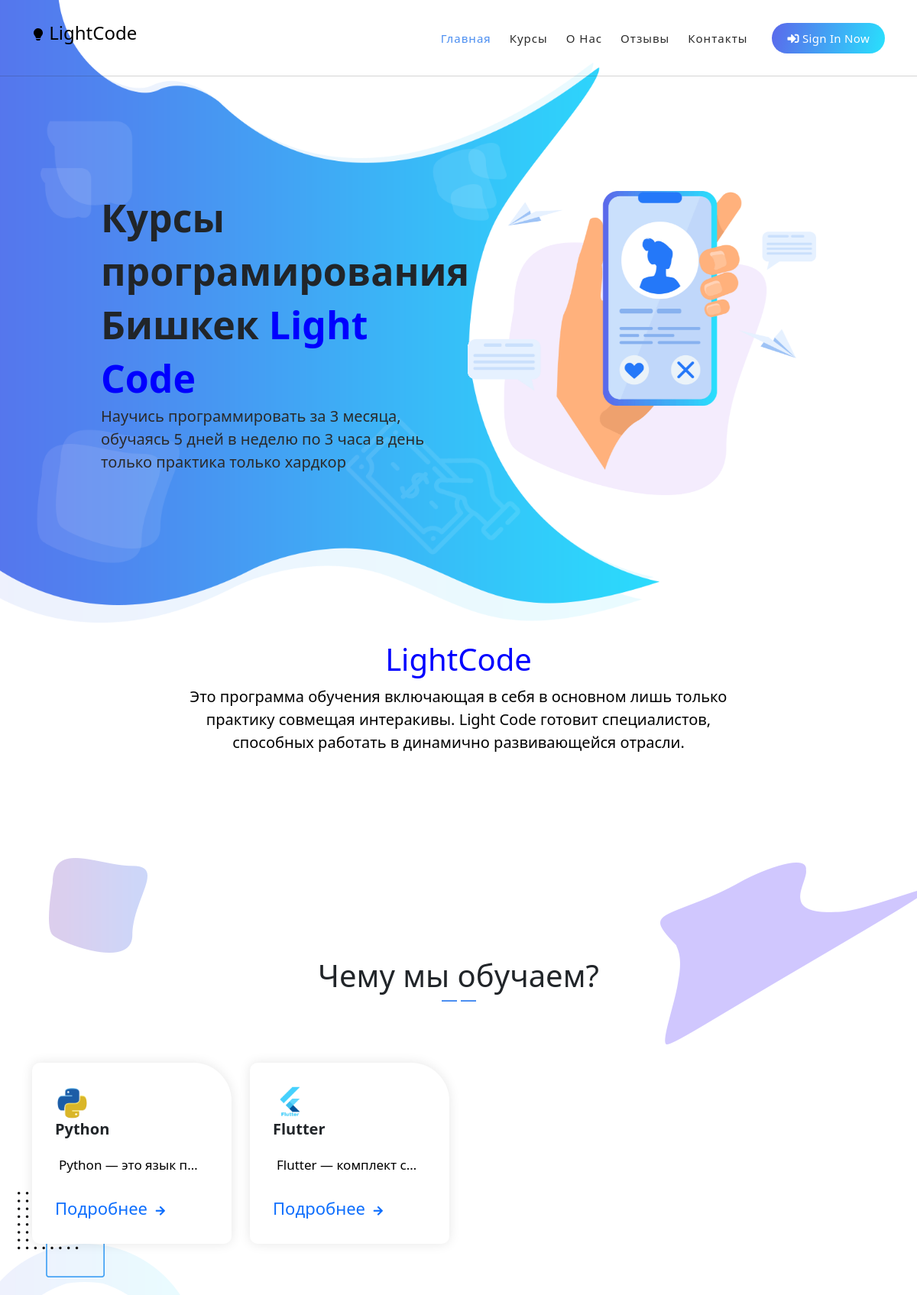
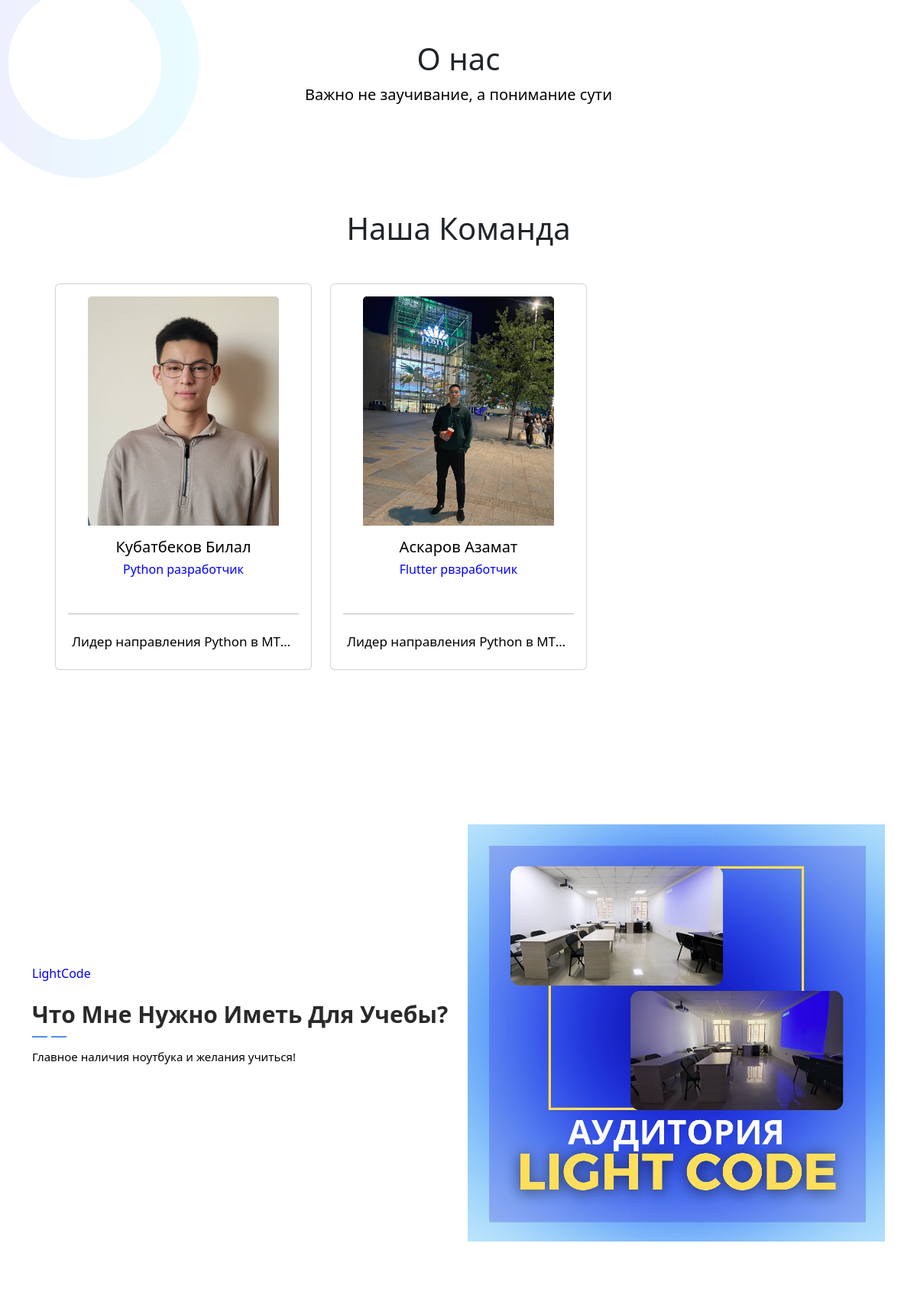
The page / (upper part) on the database its author committed (2 pictures, top to bottom).
### landing/models.py (models this page shows, shortened)
class CourseForLanding(models.Model):
    title = models.CharField(max_length=123, verbose_name=('Название'))
    slug = models.SlugField()
    cover = models.ImageField(upload_to='media/image/', verbose_name=('Обложка'))
    description = models.TextField(verbose_name=('Описание о языке'))
    studying_time = models.ManyToManyField(StudyingTime, verbose_name='Время обучения')
    format = models.ManyToManyField(LearningFormat, verbose_name='Формат обучения')
    additional_info = models.TextField(verbose_name='Информация о курсе', blank=True, null=True)
    teacher = models.ForeignKey('srm.Employee', on_delete=models.PROTECT, verbose_name='Ментор')
    created_date = models.DateTimeField(auto_now_add=True, verbose_name=('Дата создания'))
    is_active = models.BooleanField(default=True, verbose_name=('Активен'))
    class Meta:
        verbose_name = 'Курс для Лэндинга'
        verbose_name_plural = 'Курс для Лэндинга'

### srm/models.py (models this page shows, shortened)
class Employee(models.Model):
    full_name = models.CharField(max_length=123, verbose_name='ФИО')
    image = models.ImageField(upload_to='media/image', verbose_name='Фотография')
    role = models.ForeignKey(Role, on_delete=models.PROTECT, verbose_name='Роль')
    salary = models.DecimalField(decimal_places=2, max_digits=12, default=0.00, verbose_name='Зарплата')
    description = models.TextField(verbose_name=('Описание для Лэндинга'), blank=True, null=True)
    created_date = models.DateTimeField(auto_now_add=True, verbose_name='Дата создания')
    is_active = models.BooleanField(default=True, verbose_name='Активен')
    class Meta:
        verbose_name = 'Сотрудник'
        verbose_name_plural = 'Сотрудники'

class Role(models.Model):
    title = models.CharField(max_length=70, verbose_name='Название')
    created_date = models.DateTimeField(auto_now_add=True, verbose_name='Дата создания')
    def __str__(self):
        return self.title
    class Meta:
        verbose_name = 'Роль'
        verbose_name_plural = 'Роли'

### landing/views.py (the view, shortened to what this page needs)
# urls.py: path('', views.index, name='index'),
def index(request):
    courses = CourseForLanding.objects.all()
    reviews = Review.objects.all()
    employees = Employee.objects.filter(is_active=True)
    return render(request, template_name='landing/index.html', context={
        'courses': courses,
        'reviews': reviews,
        'employees': employees})

### landing/templates/landing/index.html (shortened to what this page needs)
{% extends 'base.html' %}
{% load static %}
{% block content %}
<body>
  <div class="main-banner wow fadeIn" id="top" data-wow-duration="1s" data-wow-delay="0.5s">
    <div class="container">
      <div class="row">
        <div class="col-lg-12">
          <div class="row">
            <div class="col-lg-6 align-self-center">
              <div class="left-content show-up header-text wow fadeInLeft" data-wow-duration="1s" data-wow-delay="1s">
                <div class="row">
                  <div class="col-lg-12">
                    <h2>Курсы програмирования Бишкек <span style="color: blue;" >Light Code</span>
                    <p style="font-size: 20px;" >Научись программировать за 3 месяца, обучаясь 5 дней в неделю по 3 часа в день только практика только хардкор</p>
                  </div>
                </div>
              </div>
            </div>
            <div class="col-lg-6">
              <div class="right-image wow fadeInRight" data-wow-duration="1s" data-wow-delay="0.5s">
                <img src="static/images/slider-dec.png" alt="">
              </div>
            </div>
          </div>
        </div>
      </div>
    </div>
  </div>
  <br>
<center>
      <div class="container">
      <div class="row">
        <div class="col-lg-8 offset-lg-2">
          <div class="section-heading  wow fadeInDown" data-wow-duration="1s" data-wow-delay="0.5s">
            <h1 style="color: blue;" >LightCode</h1>
            <p style="font-size: 20px;color: black;" >Это программа обучения включающая в себя в основном лишь только практику совмещая интеракивы. Light Code готовит специалистов, способных работать в динамично развивающейся отрасли.</p>
          </div>
        </div>
      </div>
    </div>
</center>
<br>
<br>
<br>
<br>
<br>
  <div id="services" class="services section">
    <div class="container">
      <div class="row">
        <div class="col-lg-8 offset-lg-2">
          <div class="section-heading  wow fadeInDown" data-wow-duration="1s" data-wow-delay="0.5s">
            <h1>Чему мы обучаем?</h1>
            <img src="static/images/heading-line-dec.png" alt="">
          </div>
        </div>
      </div>
    </div>
    <div class="container">
      <div class="row">
        {% for course in courses %}
          <div class="col-lg-3">
          <div class="service-item first-service">
              <img style="max-width: 45px; max-height: 45px; width: 100%; height: 100%; object-fit: contain;" src="{{course.cover.url}}">
            <h4>{{ course.title }}</h4>
            <p style="color: black;font-size: 17px;white-space: nowrap;
    overflow: hidden;
    padding: 5px;
    text-overflow: ellipsis;">{{ course.description }}</p>
              <div class="text-button">
                  {% if course.is_active %}
              <a style="font-size: 22px;" href="{% url 'course-detail' course.slug %}">Подробнее <i class="fa fa-arrow-right"></i></a>
                  {% else %}
                  <p style="font-size: 22px;color: black;">На данный момент набора нету</p>
                  {% endif %}
            </div>
          </div>
        </div>
        {% endfor %}
      </div>
    </div>
  </div>
  <div id="lol">
<br>
<br>
<br>
<br>
<br>
  <center>
  <h1>О нас</h1>
    <p style="font-size: 20px;color: black; z-index: 1;" >Важно не заучивание, а понимание сути</p>
    </center>
      </div>
  <br>
<br>
<br>
<br>
<br>
  <center>
  <div  id="ourteam" class="section-heading wow bounceIn" data-wow-duration="1s" data-wow-delay="0.2s">
    <h1>Наша Команда</h1>
  </div>
  <br>
<div class="container mt-3" style="width: 90%; fon-size: 10px;">
<div class="row row-cols-1 row-cols-md-3 g-4">
    {% for employee in employees %}
  <a href="{% url 'employee_detail' employee.id %}"><div class="col">
    <div class="card">
        <div class="container mt-3" style="width: 98%; height: 98%; fon-size: 10px;">
            <img src="{{ employee.image.url }}" style="width: 250px; height: 300px; object-fit: cover;" class="card-img-top" alt="...">
        </div>
      <div class="card-body">
        <h5 class="card-title" style="color: black;">{{ employee.full_name }}</h5>
          <h6 style="color: blue;">{{ employee.role }} </h6><br>
          <hr style="color: black;">
        <p style="color: black; font-size: 17px;white-space: nowrap;
    overflow: hidden;
    padding: 5px;
    text-overflow: ellipsis;" class="card-text">{{ employee.description }} </p>
      </div>
    </div>
  </div></a>
          {% endfor %}
</div>
</div>
</center>
<br>
<br>
<br>
  <div id="about" class="about-us section">
    <div class="container">
      <div class="row">
        <div class="col-lg-6 align-self-center">
          <div class="section-heading">
              <h7 style="color: blue;" >LightCode</h7><br>&nbsp;
            <h4>Что мне нужно иметь для учебы?</h4>
            <img src="static/images/heading-line-dec.png" alt="">
            <p style="color: black;" >Главное наличия ноутбука и желания учиться!</p>
          </div>
        </div>
        <div class="col-lg-6">
          <div class="right-image">
            <img src="static/images/features-split-image-01.7521f1cd.png" alt="">
          </div>
        </div>
      </div>
    </div>
  </div>
  <br>
  <br>
  <br>
    <br>
  <br>
  <br>
</body>
    {% endblock %}

### landing/static/css/templatemo-chain-app-dev.css (style rules this page uses)
html, body, div, span, applet, object, iframe, h1, h2, h3, h4, h5, h6, p, blockquote, div pre, a, abbr, acronym, address, big, cite, code, del, dfn, em, font, img, ins, kbd, q, s, samp, small, strike, strong, sub, sup, tt, var, b, u, i, center, dl, dt, dd, ol, ul, li, figure, header, nav, section, article, aside, footer, figcaption { margin: 0; padding: 0; border: 0; outline: 0; }
* { box-sizing: border-box; }
html, body { font-family: 'Roboto', sans-serif; font-weight: 400; background-color: #fff; -ms-text-size-adjust: 100%; -webkit-font-smoothing: antialiased; -moz-osx-font-smoothing: grayscale; }
a { text-decoration: none !important; }
h1, h2, h3, h4, h5, h6 { margin-top: 0px; margin-bottom: 0px; }
p { font-size: 15px; line-height: 30px; font-weight: 300; color: #afafaf; }
img { width: 100%; overflow: hidden; }
html, body { background: #fff; font-family: 'Roboto', sans-serif; }
.section-heading { position: relative; z-index: 2; }
.section-heading h4 { color: #2a2a2a; font-size: 30px; font-weight: 700; text-transform: capitalize; margin-bottom: 10px; }
.section-heading img { width: 45px; height: 2px; }
.section-heading p { margin-top: 10px; }
.show-up { position: relative; z-index: 2; }
.text-button a { font-size: 15px; }
.text-button a i { margin-left: 5px; font-size: 14px; transition: all .3s; }
.main-banner { background-repeat: no-repeat; background-position: center center; background-size: cover; padding: 250px 120px 150px 120px; position: relative; overflow: hidden; }
.main-banner:after { content: ''; background-image: url(../images/slider-left-dec.png); background-repeat: no-repeat; background-size: contain; position: absolute; left: 0px; top: 0px; width: 100%; height: 100%; z-index: 1; }
.main-banner .left-content { margin-right: 15px; }
.main-banner .left-content h2 { z-index: 2; position: relative; font-weight: 700; line-height: 70px; font-size: 50px; margin-bottom: 20px; }
.main-banner .left-content p { margin-bottom: 45px; color: #2a2a2a; font-weight: 400; }
.main-banner .right-image { text-align: center; position: relative; z-index: 20; }
.main-banner .right-image img { max-width: 710px; }
.services { padding-top: 130px; position: relative; }
.services:after { content: ''; background-image: url(../images/services-left-dec.png); background-repeat: no-repeat; position: absolute; left: 0; bottom: -300px; width: 261px; height: 368px; z-index: 0; }
.services:before { content: ''; background-image: url(../images/services-right-dec.png); background-repeat: no-repeat; position: absolute; right: 0; top: 0; width: 1136px; height: 244px; z-index: 0; }
.services .section-heading { text-align: center; margin-bottom: 80px; }
.service-item { position: relative; z-index: 1; padding: 30px; box-shadow: 0px 0px 15px rgba(0,0,0,0.1); background-color: #fff; border-radius: 10px; border-top-right-radius: 50px; transition: all .3s; }
.service-item h4 { transition: all .3s; font-size: 20px; font-weight: 700; margin-bottom: 15px; }
.service-item p { transition: all .3s; font-size: 15px; margin-bottom: 20px; }
.about-us { padding-top: 130px; position: relative; }
.about-us .section-heading { margin-bottom: 45px; }
.about-us .section-heading, .about-us .box-item, .about-us p, .about-us .box-item .gradient-button, .about-us .box-item span { position: relative; z-index: 1; }
.about-us .right-image { position: relative; z-index: 1; }
.about-us:after { background-image: url(); width: 777px; height: 1132px; content: ''; position: absolute; background-repeat: no-repeat; right: 0; top: 50%; transform: translateY(-50%); z-index: 0; }
@media (max-width: 1200px) { .main-banner .left-content h2 { z-index: 2; position: relative; font-weight: 700; line-height: 70px; font-size: 50px; margin-bottom: 20px; } }
@media (max-width: 1200px) { .main-banner .left-content p { margin-bottom: 45px; } }

### rows shown on the page
CourseForLanding: cover (picture), title "Python", description "Python — это язык п…", is_active "Подробнее"
CourseForLanding: cover (picture), title "Flutter", description "Flutter — комплект с…", is_active "Подробнее"
Employee: image (picture), full_name "Кубатбеков Билал", role "Python разработчик", description "Лидер направления Python в МТ…"
Employee: image (picture), full_name "Аскаров Азамат", role "Flutter рвзработчик", description "Лидер направления Python в МТ…"
